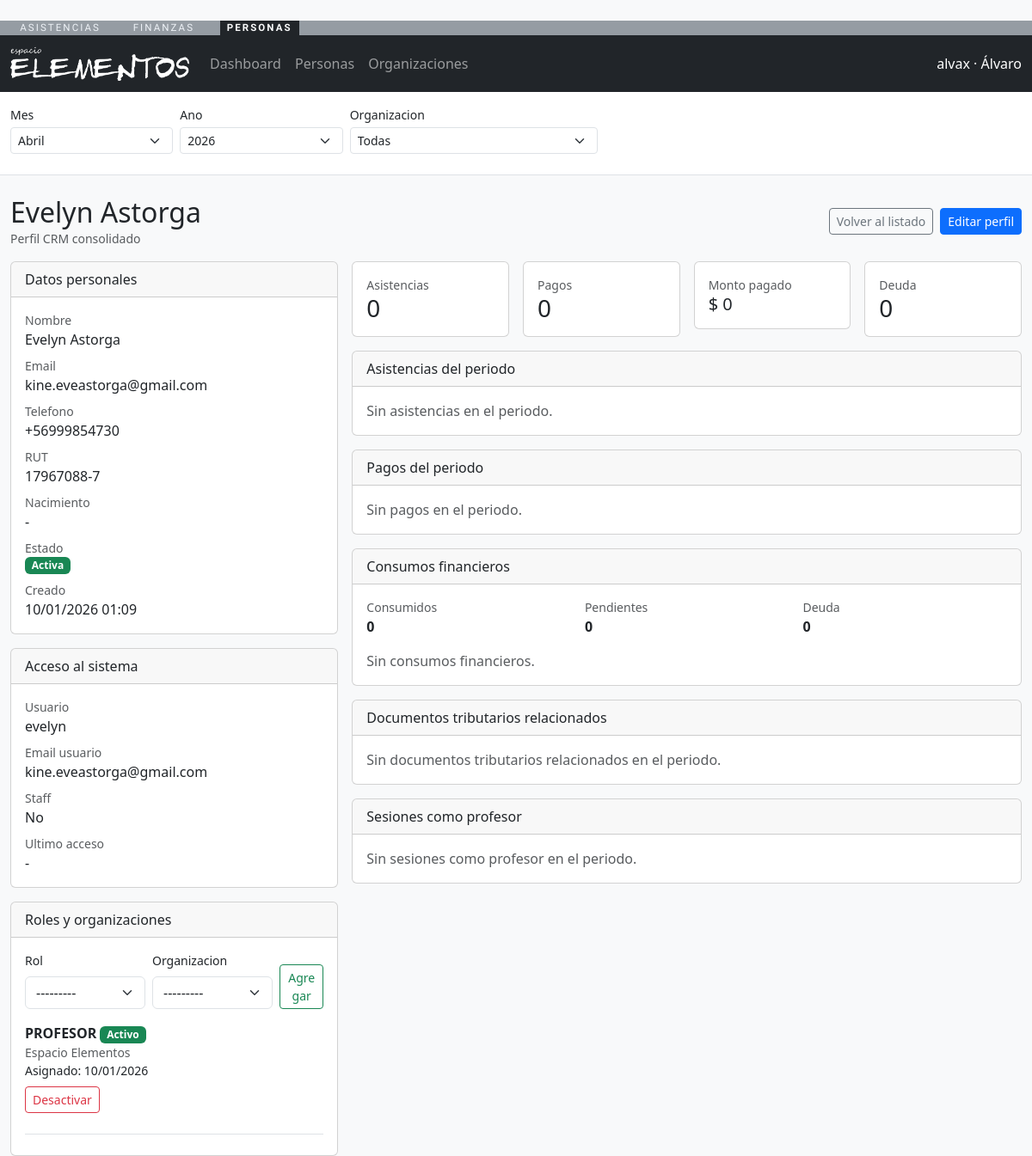
/personas/10/?periodo_mes=4&periodo_anio=2026 (signed in), run on an earlier commit of the app's database.
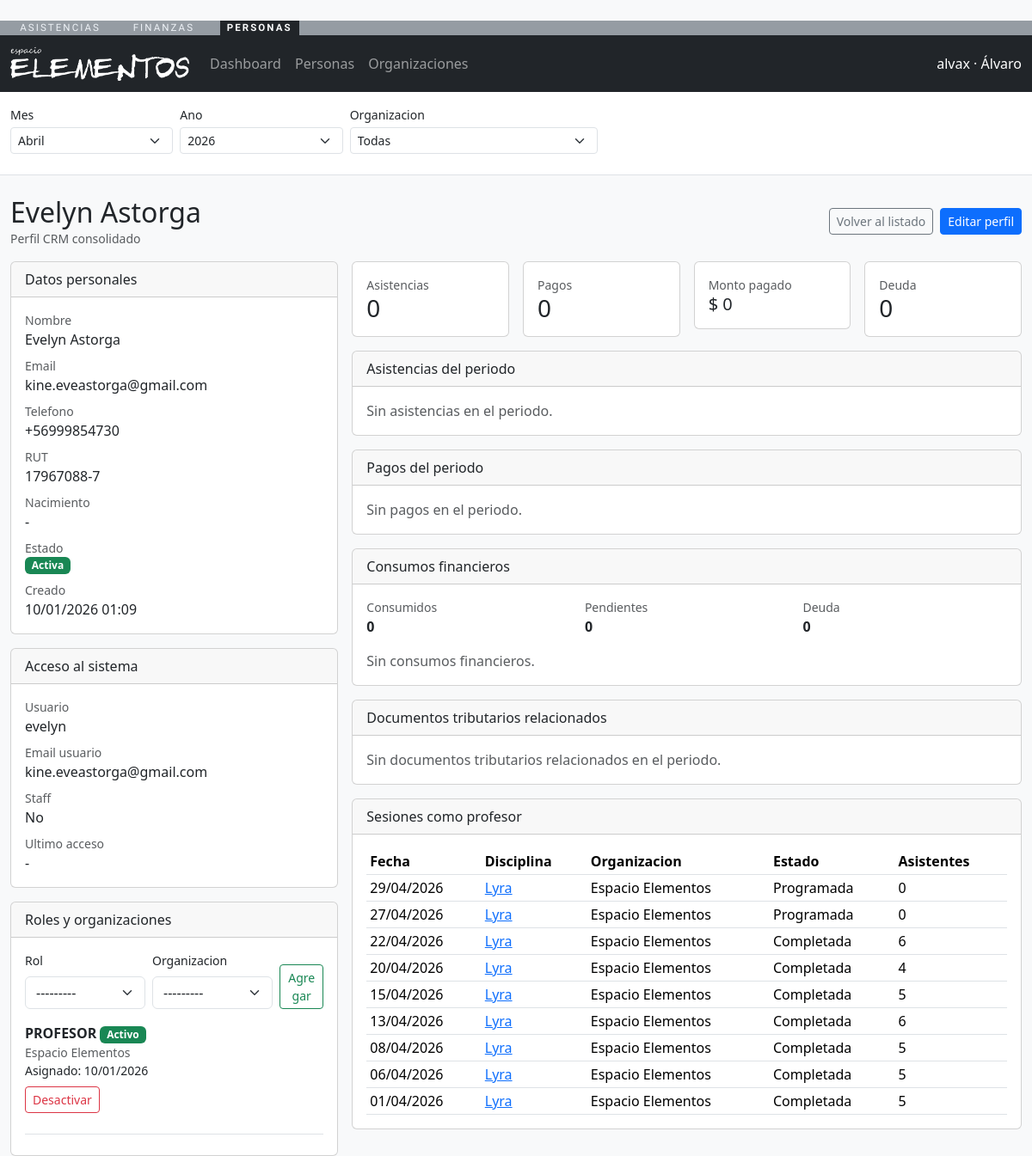
And on a later commit of the database.
### personas/models.py (models this page shows, shortened)
class PersonaRol(models.Model):
    persona = models.ForeignKey(Persona, on_delete=models.CASCADE, related_name="roles")
    rol = models.ForeignKey(Rol, on_delete=models.PROTECT, related_name="personas")
    organizacion = models.ForeignKey(
        Organizacion,
        on_delete=models.CASCADE,
        related_name="persona_roles",
    )
    activo = models.BooleanField(default=True)
    asignado_en = models.DateField(auto_now_add=True)
    class Meta:
        verbose_name = "Rol asignado"
        verbose_name_plural = "Roles por persona"
        unique_together = ("persona", "rol", "organizacion")
        db_table = "cuentas_personarol"

class Rol(models.Model):
    nombre = models.CharField(max_length=100, unique=True)
    codigo = models.SlugField(max_length=50, unique=True)
    descripcion = models.TextField(blank=True)
    creado_en = models.DateTimeField(auto_now_add=True)
    class Meta:
        verbose_name = "Rol"
        verbose_name_plural = "Roles"
        ordering = ["nombre"]
        db_table = "cuentas_rol"
    def __str__(self) -> str:
        return self.nombre

class Organizacion(models.Model):
    nombre = models.CharField(max_length=255)
    razon_social = models.CharField(max_length=255, blank=True)
    rut = models.CharField(max_length=20, unique=True)
    es_exenta_iva = models.BooleanField(
        default=False,
        help_text="Marcar si la organizacion aplica exencion de IVA (Ley 21.622).",
    )
    email_contacto = models.EmailField(blank=True)
    telefono_contacto = models.CharField(max_length=50, blank=True)
    sitio_web = models.URLField(blank=True)
    direccion = models.CharField(max_length=255, blank=True)
    creada_en = models.DateTimeField(auto_now_add=True)
    actualizada_en = models.DateTimeField(auto_now=True)
    class Meta:
        verbose_name = "Organizacion"
        verbose_name_plural = "Organizaciones"
        ordering = ["nombre"]
        db_table = "organizaciones_organizacion"
    def __str__(self) -> str:
        return self.nombre

### asistencias/models.py (models this page shows, shortened)
class SesionClase(models.Model):
    class Estado(models.TextChoices):
        PROGRAMADA = "programada", "Programada"
        COMPLETADA = "completada", "Completada"
        CANCELADA = "cancelada", "Cancelada"
    disciplina = models.ForeignKey(
        Disciplina,
        on_delete=models.CASCADE,
        related_name="sesiones",
    )
    bloque = models.ForeignKey(
        BloqueHorario,
        on_delete=models.SET_NULL,
        related_name="sesiones",
        null=True,
        blank=True,
    )
    profesores = models.ManyToManyField(
        "personas.Persona",
        related_name="sesiones_en_equipo",
        blank=True,
        db_table="academia_sesionclase_profesores",
    )
    fecha = models.DateField()
    estado = models.CharField(
        max_length=20,
        choices=Estado.choices,
        default=Estado.PROGRAMADA,
    )
    cupo_maximo = models.PositiveIntegerField(null=True, blank=True)
    notas = models.TextField(blank=True)
    creada_en = models.DateTimeField(auto_now_add=True)
    class Meta:
        verbose_name = "Sesion de clase"
        verbose_name_plural = "Sesiones de clase"
        ordering = ["-fecha"]
        db_table = "academia_sesionclase"
        indexes = [
            models.Index(fields=["fecha", "disciplina"]),
        ]

class Disciplina(models.Model):
    organizacion = models.ForeignKey(
        "personas.Organizacion",
        on_delete=models.CASCADE,
        related_name="disciplinas",
    )
    nombre = models.CharField(max_length=150)
    descripcion = models.TextField(blank=True)
    nivel = models.CharField(max_length=100, blank=True)
    activa = models.BooleanField(default=True)
    creada_en = models.DateTimeField(auto_now_add=True)
    class Meta:
        verbose_name = "Disciplina"
        verbose_name_plural = "Disciplinas"
        unique_together = ("organizacion", "nombre", "nivel")
        ordering = ["nombre"]
        db_table = "academia_disciplina"

### personas/views.py (the view, shortened to what this page needs)
# urls.py: path("personas/<int:pk>/", views.persona_detail, name="persona_detail"),
@role_required(ROLE_ADMIN)
def persona_detail(request, pk):
    context = _base_context(request)
    periodo = resolver_periodo(request)
    organizacion = _organizacion_desde_request(request)
    persona = get_object_or_404(
        Persona.objects.select_related("user").prefetch_related(
            Prefetch(
                "roles",
                queryset=PersonaRol.objects.select_related("rol", "organizacion").order_by("organizacion__nombre", "rol__nombre"),
            ),
            Prefetch(
                "asistencias",
                queryset=Asistencia.objects.select_related("sesion__disciplina__organizacion").order_by("-sesion__fecha"),
            ),
            Prefetch(
                "pagos_financieros",
                queryset=Payment.objects.select_related("organizacion", "plan", "documento_tributario").order_by("-fecha_pago", "-id"),
            ),
            Prefetch(
                "consumos_asistencia",
                queryset=AttendanceConsumption.objects.select_related(
                    "asistencia__sesion__disciplina__organizacion",
                    "pago",
                ).order_by("-clase_fecha", "-id"),
            ),
        ),
        pk=pk,
    )
    roles_asignados = list(persona.roles.all())
    asistencias = persona.asistencias.all()
    pagos = persona.pagos_financieros.all()
    consumos = persona.consumos_asistencia.all()
    sesiones_profesor = (
        SesionClase.objects.filter(
            profesores=persona,
        )
        .select_related("disciplina__organizacion")
        .prefetch_related("profesores")
        .order_by("-fecha")
    )
    sesiones_profesor = aplicar_periodo(sesiones_profesor, "fecha", request=request)
    if organizacion:
        asistencias = asistencias.filter(sesion__disciplina__organizacion=organizacion)
        pagos = pagos.filter(organizacion=organizacion)
        consumos = consumos.filter(asistencia__sesion__disciplina__organizacion=organizacion)
        sesiones_profesor = sesiones_profesor.filter(disciplina__organizacion=organizacion)
    asistencias = aplicar_periodo(asistencias, "sesion__fecha", request=request)
    pagos = aplicar_periodo(pagos, "fecha_pago", request=request)
    consumos = aplicar_periodo(consumos, "clase_fecha", request=request)
    roles_codigos = {item.rol.codigo for item in roles_asignados if item.activo}
    finanzas_resumen = resumen_financiero_estudiante(persona, organizacion) if "ESTUDIANTE" in roles_codigos else None
    context.update(
        {
            "persona_obj": persona,
            "roles_asignados": roles_asignados,
            "rol_form": PersonaRolCRMForm(prefix="rol"),
            "asistencias": asistencias,
            "pagos": pagos,
            "consumos": consumos,
            "sesiones_profesor": sesiones_profesor,
            "documentos_tributarios": [pago.documento_tributario for pago in pagos if pago.documento_tributario_id],
            "finanzas_resumen": finanzas_resumen,
            "monto_pagado": pagos.aggregate(total=Sum("monto_total")).get("total") or 0,
            "consumos_consumidos": consumos.filter(estado=AttendanceConsumption.Estado.CONSUMIDO).count(),
            "consumos_pendientes": consumos.filter(estado=AttendanceConsumption.Estado.PENDIENTE).count(),
            "consumos_deuda": consumos.filter(estado=AttendanceConsumption.Estado.DEUDA).count(),
            "roles_codigos": roles_codigos,
        }
    )
    return render(request, "personas/persona_detail.html", context)

### personas/forms.py (shortened to what this page needs)
class PersonaRolCRMForm(forms.Form):
    rol = forms.ModelChoiceField(
        queryset=Rol.objects.order_by("nombre"),
        required=False,
    )
    organizacion = forms.ModelChoiceField(
        queryset=Organizacion.objects.order_by("nombre"),
        required=False,
    )
    def __init__(self, *args, **kwargs):
        super().__init__(*args, **kwargs)
        for _, field in self.fields.items():
            css_class = field.widget.attrs.get("class", "")
            field.widget.attrs["class"] = f"{css_class} form-select".strip()

### asistencias/periodo.py (called while the page is built)
def _fin_de_mes(fecha):
    return (fecha.replace(day=28) + timedelta(days=4)).replace(day=1) - timedelta(days=1)

def _normalizar_mes(raw_mes, hoy):
    if raw_mes is None or str(raw_mes).strip() == "":
        return hoy.month
    valor = (raw_mes or "").strip().lower()
    if valor == "todos":
        return None
    try:
        mes = int(valor)
    except (TypeError, ValueError):
        return hoy.month
    return mes if 1 <= mes <= 12 else hoy.month

### asistencias/utils.py (called while the page is built, shortened)
def usuario_tiene_roles(user, roles: list[str]) -> bool:
    if not roles:
        return True
    if user.is_superuser:
        return True

### personas/templates/personas/persona_detail.html (shortened to what the changed rows need)
﻿{% extends "personas/base_personas.html" %}
{% load finanzas_format %}
{% block content %}
<div class="mt-4">
  <div class="d-flex justify-content-between align-items-center mb-3">
    <div>
      <h2 class="mb-0">{{ persona_obj }}</h2>
    </div>
  </div>
  <div class="row g-3">
    <div class="col-lg-4">
      <div class="card">
        <div class="card-body">
          {% for item in roles_asignados %}
            <div class="border-bottom pb-2 mb-2">
              <div class="fw-semibold">
                {{ item.rol.nombre }}
                {% if item.activo %}
                <span class="badge text-bg-success">Activo</span>
                {% else %}
                <span class="badge text-bg-secondary">Inactivo</span>
                {% endif %}
              </div>
              <div class="small text-muted">{{ item.organizacion.nombre }}</div>
              <div class="small">Asignado: {{ item.asignado_en|date:"d/m/Y" }}</div>
              <form method="post" class="mt-2">
                {% if item.activo %}
                <button class="btn btn-sm btn-outline-danger" type="submit">Desactivar</button>
                {% else %}
                <button class="btn btn-sm btn-outline-success" type="submit">Activar</button>
                {% endif %}
              </form>
            </div>
          {% empty %}
            <div class="text-muted">Sin roles asignados.</div>
          {% endfor %}
        </div>
      </div>
    </div>
    <div class="col-lg-8">
      <div class="card">
        <div class="card-body table-responsive">
          {% if sesiones_profesor %}
          <table class="table table-sm mb-0">
            <thead><tr><th>Fecha</th><th>Disciplina</th><th>Organizacion</th><th>Estado</th><th>Asistentes</th></tr></thead>
            <tbody>
              {% for item in sesiones_profesor %}
              <tr>
                <td>{{ item.fecha|date:"d/m/Y" }}</td>
                <td><a href="{% url 'asistencias:sesion_detail' item.pk %}?periodo_mes={{ periodo_mes }}&periodo_anio={{ periodo_anio }}">{{ item.disciplina.nombre }}</a></td>
                <td>{{ item.disciplina.organizacion.nombre }}</td>
                <td>{{ item.get_estado_display }}</td>
                <td>{{ item.asistencias.count }}</td>
              </tr>
              {% endfor %}
            </tbody>
          </table>
          {% else %}
          <div class="text-muted">Sin sesiones como profesor en el periodo.</div>
          {% endif %}
        </div>
      </div>
    </div>
  </div>
</div>
{% endblock %}

What changed in the data, as far as the page shows it:
added SesionClase: fecha "29/04/2026", disciplina.nombre "Lyra", disciplina.organizacion.nombre "Espacio Elementos", estado "Programada", asistencias.count "0"
added SesionClase: fecha "27/04/2026", disciplina.nombre "Lyra", disciplina.organizacion.nombre "Espacio Elementos", estado "Programada", asistencias.count "0"
added SesionClase: fecha "22/04/2026", disciplina.nombre "Lyra", disciplina.organizacion.nombre "Espacio Elementos", estado "Completada", asistencias.count "6"
added SesionClase: fecha "20/04/2026", disciplina.nombre "Lyra", disciplina.organizacion.nombre "Espacio Elementos", estado "Completada", asistencias.count "4"
added SesionClase: fecha "15/04/2026", disciplina.nombre "Lyra", disciplina.organizacion.nombre "Espacio Elementos", estado "Completada", asistencias.count "5"
added SesionClase: fecha "13/04/2026", disciplina.nombre "Lyra", disciplina.organizacion.nombre "Espacio Elementos", estado "Completada", asistencias.count "6"
added SesionClase: fecha "08/04/2026", disciplina.nombre "Lyra", disciplina.organizacion.nombre "Espacio Elementos", estado "Completada", asistencias.count "5"
added SesionClase: fecha "06/04/2026", disciplina.nombre "Lyra", disciplina.organizacion.nombre "Espacio Elementos", estado "Completada", asistencias.count "5"
added SesionClase: fecha "01/04/2026", disciplina.nombre "Lyra", disciplina.organizacion.nombre "Espacio Elementos", estado "Completada", asistencias.count "5"
Also different on the page:
text no longer shown: "Sin sesiones como profesor en el periodo."
text now shown: "Fecha Disciplina Organizacion Estado Asistentes"
